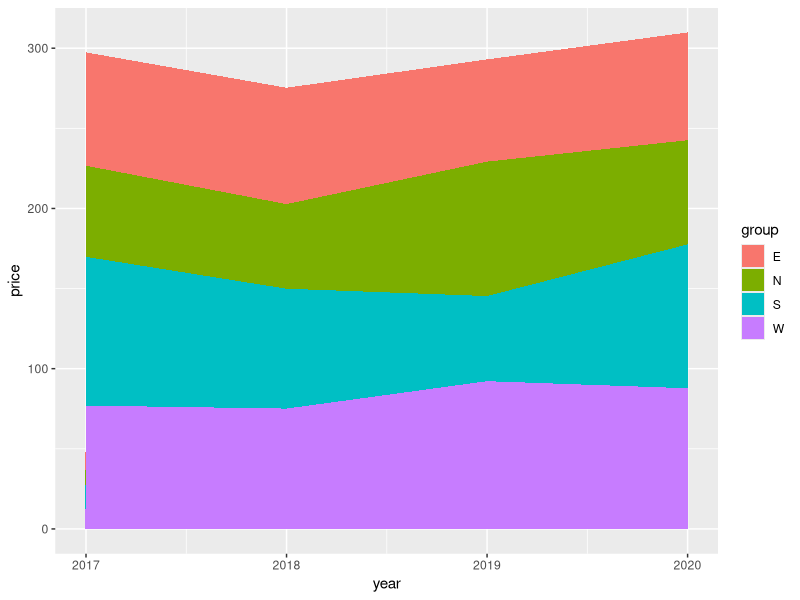
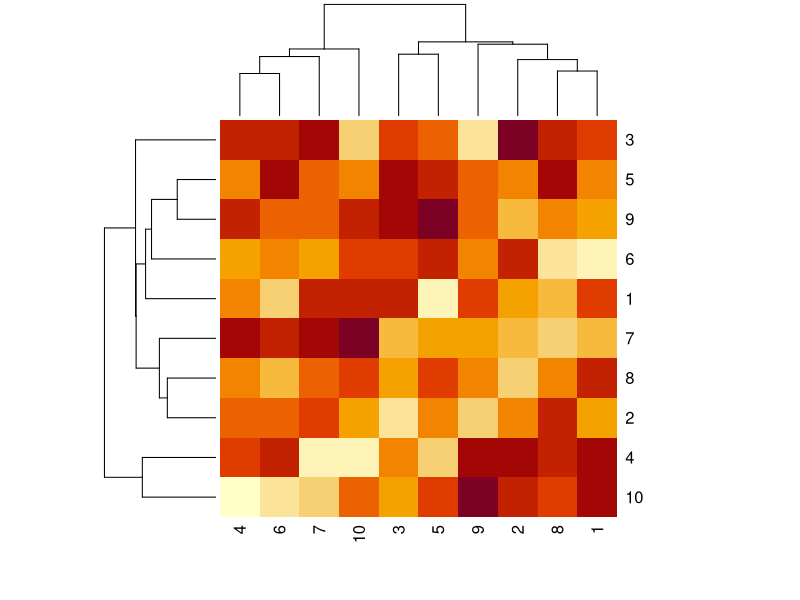
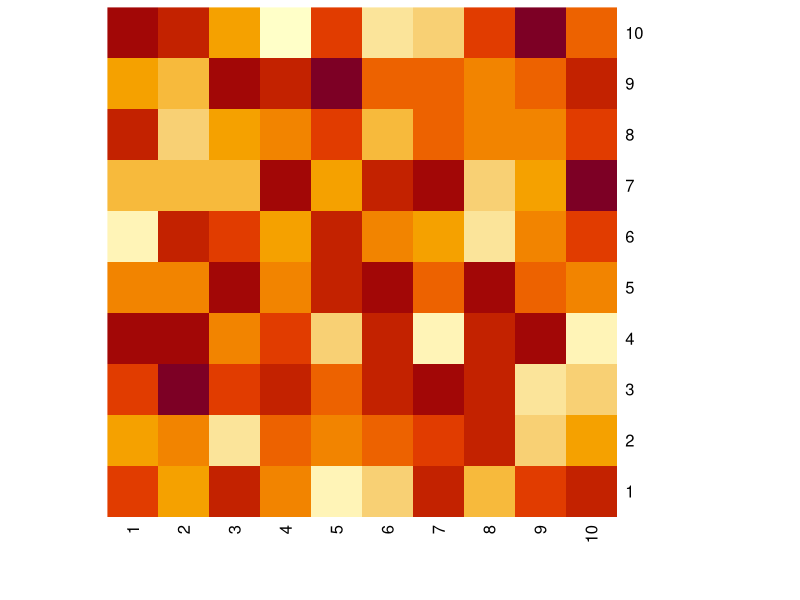
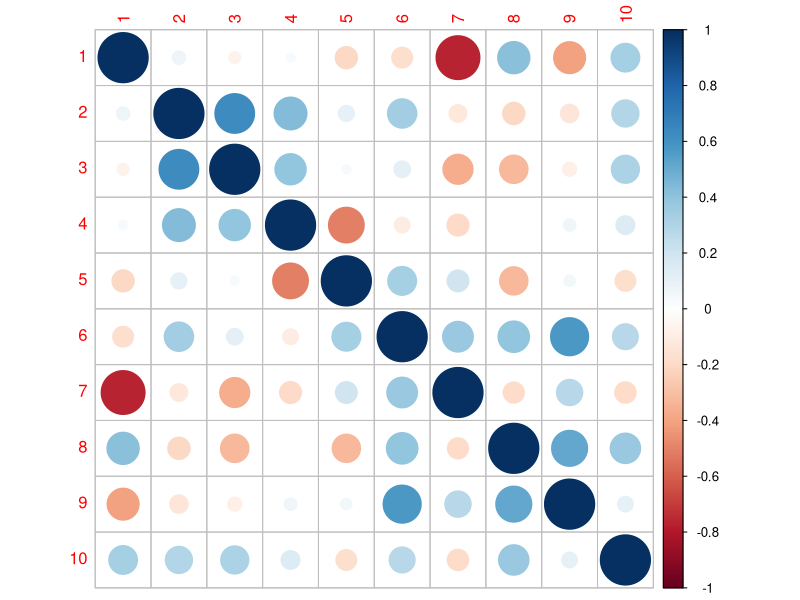
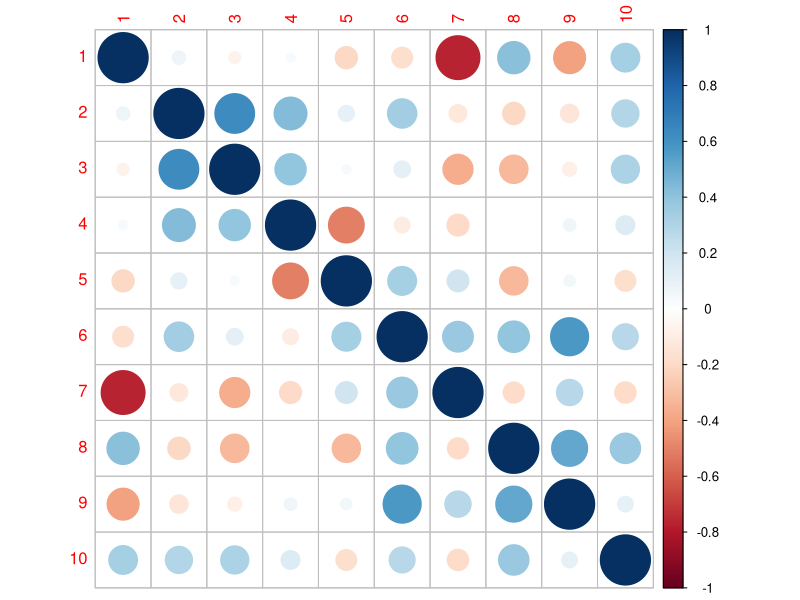
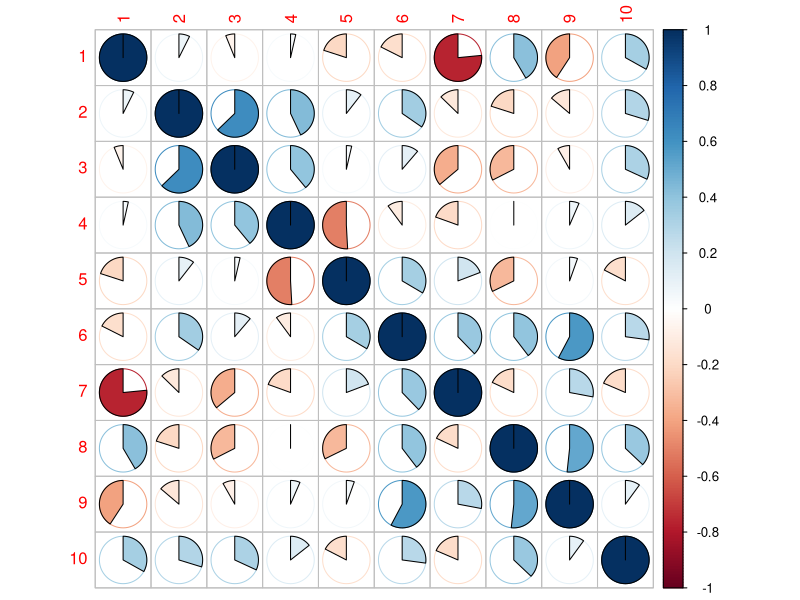
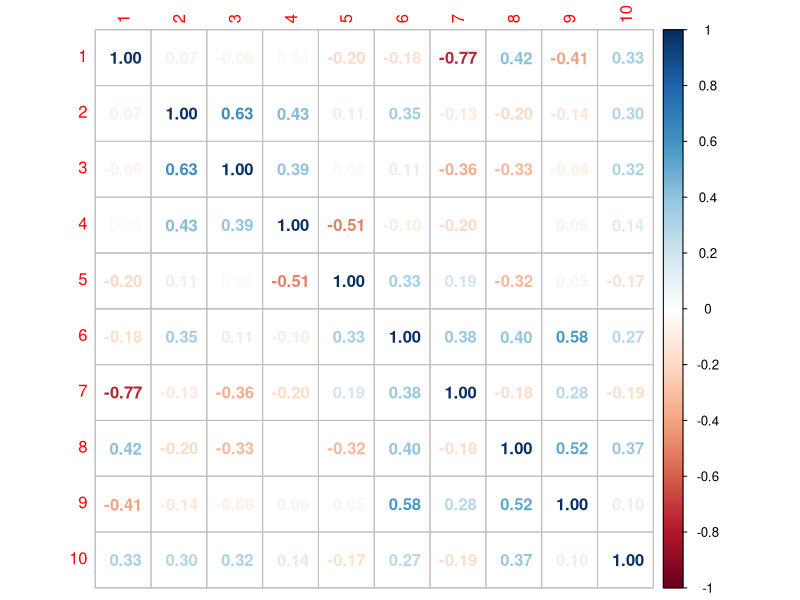
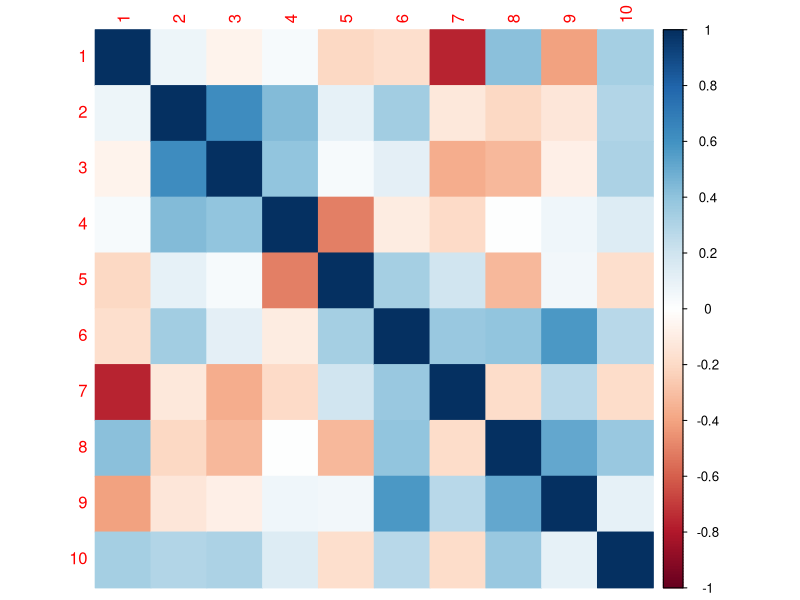

R code for these plots, in order:
library(ggplot2)
library(dplyr)
library(tidyselect)
group=rep(c("N","S","E","W"),times=4)
year=as.numeric(rep(seq(2017,2020),each=4))
price=runif(16,50,100)
data=data.frame(year,price,group)
ggplot(data,aes(x=year,y=price,fill=group))+geom_area()

# heatmap
data=matrix(rnorm(100,0,10),nrow=10,ncol=10)
data

heatmap(data,scale = 'column')
heatmap(data,scale = 'column',Colv = NA,Rowv = NA) # Remove dendrogram

# Correlogram
library(corrplot)
data=matrix(rnorm(400,0,5),nrow=10,ncol=10)
data
cordata=cor(data)
corrplot(cordata)
corrplot(cor(data),method='circle')
corrplot(cor(data),method = 'pie')
corrplot(cor(data),method = 'number')
corrplot(cor(data),method = 'color')
corrplot(cor(data),type = 'upper')
corrplot(cor(data),method = 'pie',type = 'lower')
